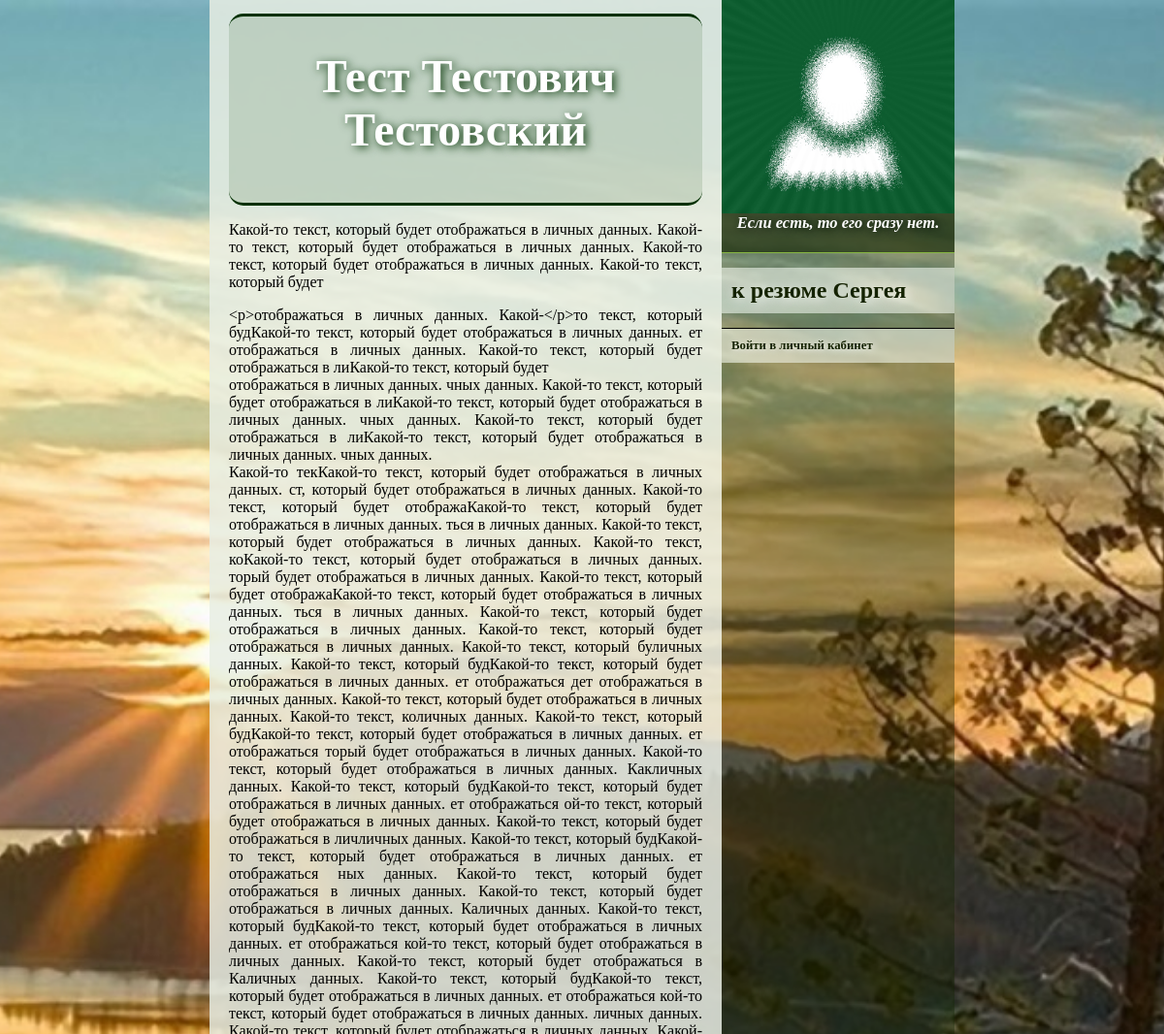
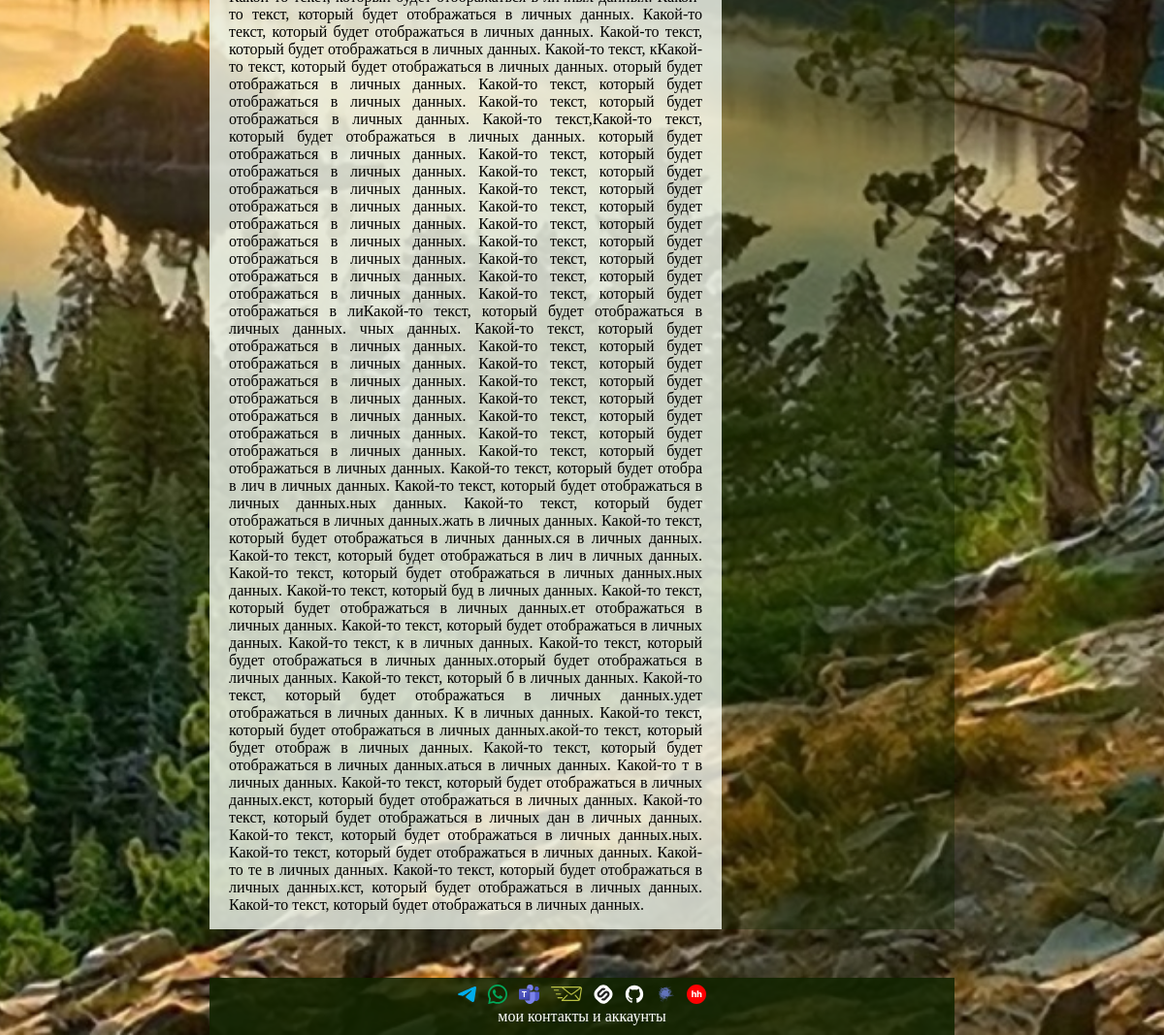
Page /2 on the earlier database version (2 pictures, top to bottom).
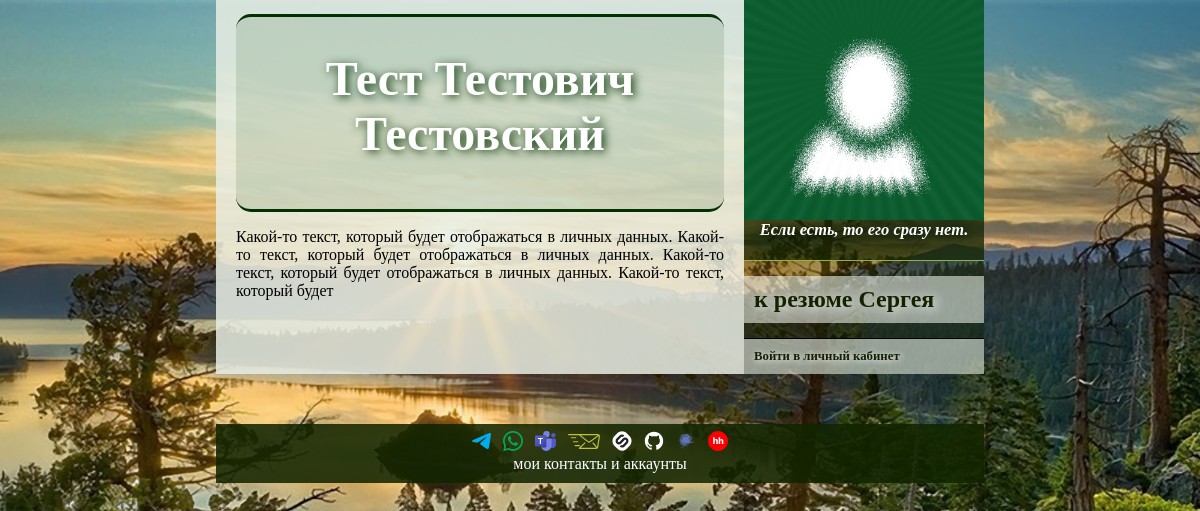
Same page on the later database version.
### new/models.py (models this page shows)
class MyUser(AbstractUser):
    PROFESSIONAL_LEVELS = {
        "": "— Нет никакого —",
        "LR": "ученик",
        "BR": "начинающий",
        "LL": "небольшой опыт",
        "EX": "опыт есть",
        "PR": "профессионал",
        "SP": "супер-профессионал",
        "HB": "хобби",
    }
    BIOLOGICAL_SEX = {
        "": "— Не выбран —",
        "F": "женский",
        "M": "мужской"
    }
    photo = models.ImageField(
        "Собственное изображение",
        upload_to="user_s_photo/",
        null=True,
        blank=True,
    )
    biological_sex = models.CharField(
        max_length=1,
        choices=BIOLOGICAL_SEX,
        null=True,
        blank=True,
        verbose_name="Пол",
    )
    patronymic = models.CharField(max_length=100, verbose_name="Отчество", null=True, blank=True)
    birthday = models.DateField(null=True, blank=True, verbose_name="День рождения")
    citizenship = models.ForeignKey(
        CountryOfConsignment, on_delete=models.SET_NULL, null=True, blank=True, verbose_name="Гражданство"
    )
    city = models.ForeignKey(City, on_delete=models.SET_NULL, null=True, blank=True, verbose_name="Город")
    profession = models.ForeignKey(
        Profession, on_delete=models.SET_NULL, null=True, blank=True, verbose_name="Профессия"
    )
    specialization_professions = models.ManyToManyField(
        SupplementProfession,
        blank=True,
        related_name="supplement_user",
        verbose_name="Специализация",
    )
    the_level_of_professionalism = models.CharField(
        max_length=2,
        choices=PROFESSIONAL_LEVELS,
        null=True,
        blank=True,
        verbose_name="Уровень профессионализма",
    )
    job = models.ForeignKey(
        Organization,
        on_delete=models.SET_NULL,
        null=True,
        blank=True,
        verbose_name="Текущее место работы",
    )
    languages = models.ManyToManyField(
        Language,
        blank=True,
        related_name="knowledge_of_foreign_languages",
        verbose_name="Знание языков",
    )
    motto = models.CharField(max_length=1000, verbose_name="Мой девиз", null=True, blank=True)
    about_me = models.TextField(verbose_name="Обо мне", null=True, blank=True)

### new/views.py (the view)
# urls.py: path('<int:pk>', Individual.as_view(), name="отобразить личные данные"),
class Individual(DetailView):
    model = MyUser
    template_name = "new/individual_information.html"

### new/templates/new/individual_information.html (shortened to what this page needs)
{%extends 'base.html'%}
{% block body %}
{% if myuser.first_name or myuser.patronymic or myuser.last_name%}
    <div class="name_user">
        {% if myuser.first_name %}{{ myuser.first_name }}{% endif %}
        {% if myuser.patronymic %}{{ myuser.patronymic }}{% endif %}
        {% if myuser.last_name %}{{ myuser.last_name }}{% endif %}
    </div>
{% endif %}
{% if myuser.about_me %}
    <div class="about_me">{{ myuser.about_me|linebreaks }}</div>
{% else %}
    <p>пользователь ничего о себе не написал</p>
{% endif %}
{% endblock body %}

### new/templates/new/main_info.html (shortened to what this page needs)
{% load static %}
{% if myuser %}
	<div class="photo">{% if myuser.photo %}
		<a href="/{{ myuser.id }}">
			<img
					src="{% static ''|add:myuser.photo.url %}"
					alt="Личная фотография"
			>
		</a>
		{% else %}
		<img
				src="{% static 'images/user_s_photo/default.jpg' %}"
				alt="Фото по умолчанию"
		>
		{% endif %}
	</div>
	<div class="motto">
		{% if myuser.motto %}
			{{ myuser.motto }}
		{% else %}
			у пользователя нет девиза
		{% endif %}
	</div>
	<table class="ind_info">
	</table>
{% endif %}

Differences in the rows shown:
changed MyUser "Тест": about_me "…Какой-то текст, который будет <p>отображаться в личных данных. Какой-</p>то текст, который будКакой-то текст, который будет отображаться в личных данных. ет отображаться в личных данных. Какой-то текст, который будет отображаться в лиКакой-то текст, который будет отображаться в личных данных. чных данных. Какой-то текст, который будет отображаться в лиКакой-то текст, который будет отображаться в личных данных. чных данных. Какой-то текст, который будет отображаться в лиКакой-то текст, который будет отображаться в личных данных. чных данных. Какой-то текКакой-то текст, который будет отображаться в личных данных. ст, который будет отображаться в личных данных. Какой-то текст, который будет…" → "…Какой-то текст, который будет"
